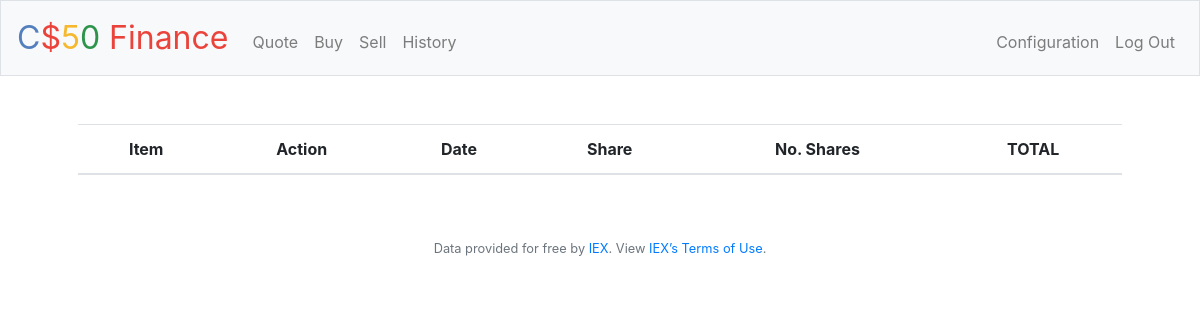
The app's page /history (signed in), older data.
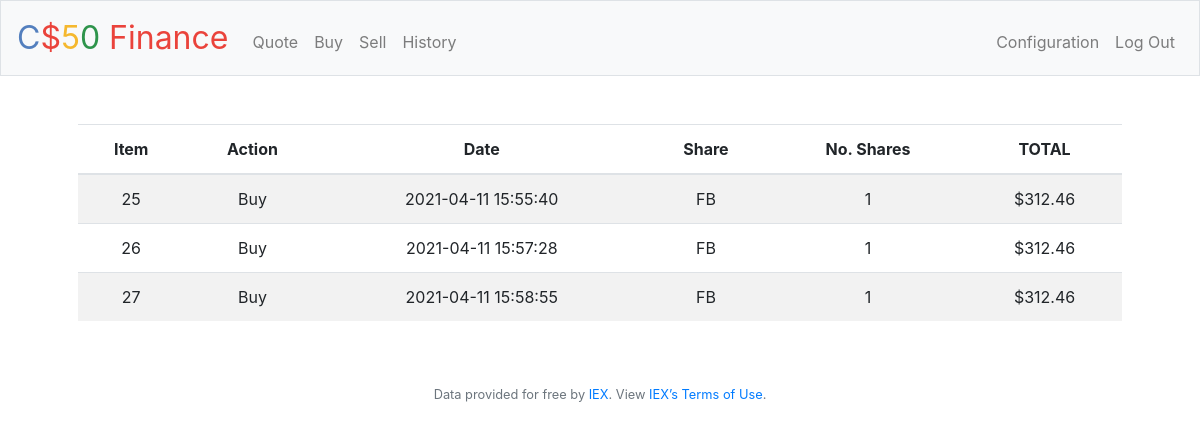
The same page, newer data.
### tables this page shows
CREATE TABLE transactions (
id INTEGER, 
user_id INTEGER NOT NULL,
action INTEGER NOT NULL,
date DATETIME NOT NULL,
share TEXT NOT NULL,
no_shares INTEGER NOT NULL,
value DECIMAL NOT NULL,
PRIMARY KEY(id),
FOREIGN KEY(user_id) REFERENCES users(id));

### application.py (the view)
@app.route("/history")
@login_required
def history():
    historic = db.execute("SELECT id, action, date, share, no_shares, value FROM transactions WHERE user_id = ?", session["user_id"])
    return render_template("history.html", historic=historic)

### application.py (called while the page is built)
@app.after_request
def after_request(response):
    response.headers["Cache-Control"] = "no-cache, no-store, must-revalidate"
    response.headers["Expires"] = 0
    response.headers["Pragma"] = "no-cache"
    return response

### helpers.py (called while the page is built)
def login_required(f):
    @wraps(f)
    def decorated_function(*args, **kwargs):
        if session.get("user_id") is None:
            return redirect("/login")
        return f(*args, **kwargs)
    return decorated_function

def usd(value):
    return f"${value:,.2f}"

### templates/history.html (shortened to what this page needs)
{% extends "layout.html" %}
{% block main %}
    <div class="form-group">
        <table class="table table-striped">
            <thead>
                <tr>
                    <th scope="col">Item</th>
                    <th scope="col">Action</th>
                    <th scope="col">Date</th>
                    <th scope="col">Share</th>
                    <th scope="col">No. Shares</th>
                    <th scope="col">TOTAL</th>
                </tr>
            </thead>
            <tbody>
                {% for row in historic %}
                    <tr>
                        <td>{{ row.id }}</td>
                        <td>{{ row.action }}</td>
                        <td>{{ row.date }}</td>
                        <td>{{ row.share }}</td>
                        <td>{{ row.no_shares }}</td>
                        <td>{{ row.value | usd }}</td>
                    </tr>
                {% endfor %}
            </tbody>
        </table>
    </div>
{% endblock %}

Row changes from the older to the newer data that the page shows:
added transactions: id "25", action "Buy", date "2021-04-11 15:55:40", share "FB", no_shares "1", value "$312.46"
added transactions: id "26", action "Buy", date "2021-04-11 15:57:28", share "FB", no_shares "1", value "$312.46"
added transactions: id "27", action "Buy", date "2021-04-11 15:58:55", share "FB", no_shares "1", value "$312.46"
